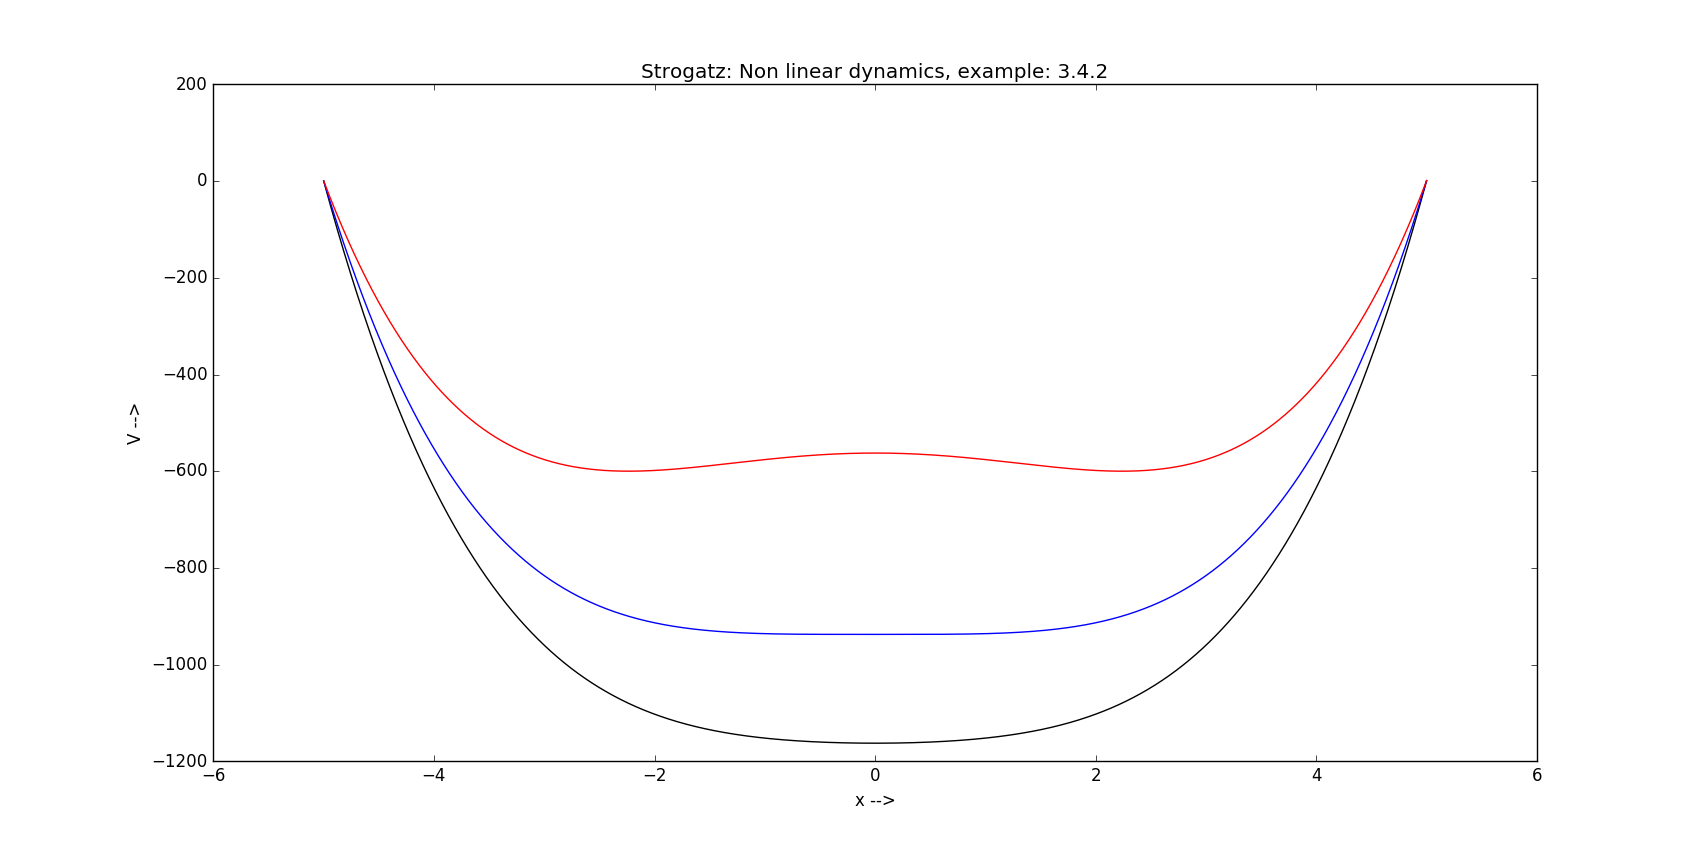

Recreate this plot in Python.
## Strogatz example :3.4.2 solved by Runge kutta algorithm

import pylab
import numpy as np

x_initial=0.1
t_initial=-5
t_final=5
h=0.001

def Runge(r, x_initial, t_initial, h, t_final):
        def f(t, x): return -(r*t-t**3) 
        time=list(np.arange(t_initial, t_final+h, h))
        X=[x_initial]
        
        for i in range(1, len(time)):
                p=time[i-1]
                q=X[i-1]
                k1=h*f(p, q)
                k2=h*f(p+h/2., q+k1/2.)
                k3=h*f(p+h/2., q+k2/2.)
                k4=h*f(p+h, q+k3)
                X+=[q+(k1+2*k2+2*k3+k4), ]
        return [time, X]
        pylab.show()

A=Runge(-3, x_initial, t_initial, h, t_final)
pylab.plot(A[0], A[1], 'k-')
pylab.xlabel("x -->")
pylab.ylabel("V -->")

B=Runge(0, x_initial, t_initial, h, t_final)
pylab.plot(B[0], B[1], '-')
pylab.xlabel("x -->")
pylab.ylabel("V -->")

C=Runge(5, x_initial, t_initial, h, t_final)
pylab.plot(C[0], C[1], 'r-')
pylab.xlabel("x -->")
pylab.ylabel("V -->")
pylab.title("Strogatz: Non linear dynamics, example: 3.4.2")
pylab.show()
